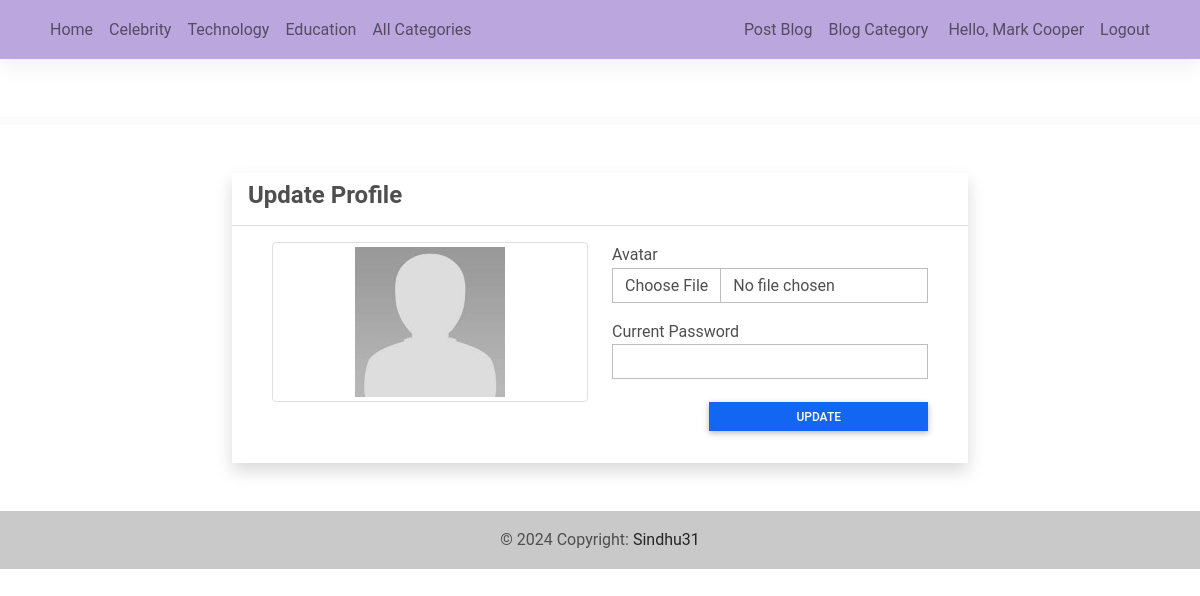
Screenshot of /update-avatar (signed in) with the database file from the repository.
### blogApp/models.py (models this page shows, shortened)
class Category(models.Model):
    name = models.CharField(max_length=250)
    description = models.TextField(blank=True, null=True)
    status = models.IntegerField(default = 1)
    date_added = models.DateTimeField(default=timezone.now)
    date_updated = models.DateTimeField(auto_now=True)

### blogApp/views.py (the view, shortened to what this page needs)
# urls.py: path('update-avatar',views.update_avatar,name='update-avatar'),
@login_required
def update_avatar(request):
    context['page_title'] = "Update Avatar"
    user = User.objects.get(id= request.user.id)
    context['userData'] = user
    context['userProfile'] = user.profile
    img = user.profile.avatar.url
    context['img'] = img
    return render(request,'update_avatar.html',context)

### blogApp/templates/update_avatar.html (shortened to what this page needs)
{% extends 'base.html' %}{% load static %}{% block pageContent %}
<div class="row justify-content-center">
    <div class="col-lg-8 col-md-10 col-sm-12 col-xs-12">
        <div class="card card-default rounded-0 shadow">
            <div class="card-header">
                <h4 class="card-title"><b>Update Profile</b></h4>
            </div>
            <div class="card-body">
                <div class="container-fluid">
                    <form id="register-user" method="POST" action="{% url 'update-avatar' %}" enctype="multipart/form-data">
                        <div class="mdc-layout-grid">
                            <div class="mdc-layout-grid__inner">
                                <div class="row">
                                    <div class="col-md-6">
                                        <img src="{{ img }}" alt="User-image" id="user-img-profile" class="img-thumbnail img-fluid">
                                    </div>
                                    <div class="col-md-6">
                                        <div class="form-group mb-3">
                                            <label for="avatar" class="control-label">Avatar</label>
                                            <input type="file" class="form-control rounded-0" name="avatar" id="avatar" accept="image/*" onchange="DisplayImage(this)" required="required">
                                        </div>
                                        <div class="form-group mb-3">
                                            <label for="current_password" class="control-label">Current Password</label>
                                            <input type="password" class="form-control rounded-0" name="current_password" id="current_password" required="required">
                                        </div>
                                    </div>
                                </div>
                                <div class="form-group mb-3">
                                    <div class="d-flex w-100 justify-content-end">
                                        <button class="btn btn-sm rounded-0 btn-primary col-4">
                                                Update
                                            </button>
                                    </div>
                                </div>
                            </div>
                        </div>
                    </form>
                </div>
            </div>
        </div>
    </div>
</div>
{% endblock pageContent %}

### blogApp/templates/topNavigation.html (shortened to what this page needs)
{% load static %}
<header>
    <nav class="navbar navbar-expand-lg navbar-light" style="background-color: #BBA6DD; fixed-top">
        <div class="container">
            <div class="collapse navbar-collapse" id="navbarExample01">
                <ul class="navbar-nav me-auto mb-2 mb-lg-0">
                    <li class="nav-item active">
                        <a class="nav-link" aria-current="page" href="{% url 'home-page' %}">Home</a>
                    </li>
                    {% for category in category_list_limited %}
                    <li class="nav-item">
                        <a class="nav-link" href="{% url 'category-post' category.pk %}">{{ category.name }}</a>
                    </li>
                    {% endfor %}
                    <li class="nav-item">
                        <a class="nav-link" href="{% url 'category-page' %}">All Categories</a>
                    </li>
                </ul>
                <ul class="navbar-nav d-flex flex-row">
                    {% if user.id %}
                    <li class="nav-item me-3 me-lg-0">
                        <a class="nav-link" href="{% url 'post-mgt' %}">Post Blog</a>
                    </li>
                    {% if user.profile.user_type == 1 %}
                    <li class="nav-item me-3 me-lg-0">
                        <a class="nav-link" href="{% url 'category-mgt' %}">Blog Category</a>
                    </li>
                    {% endif %}
                    <li class="nav-item me-3 me-lg-0">
                        <a class="nav-link" href="{% url 'profile' %}">
                            Hello, {{ user.first_name }} {{user.last_name}}
                        </a>
                    </li>
                    <li class="nav-item me-3 me-lg-0">
                        <a class="nav-link" href="{% url 'logout' %}">Logout</a>
                    </li>
                    {% else %}
                    <li class="nav-item me-3 me-lg-0">
                        <a class="nav-link" href="{% url 'login' %}">Login</a>
                    </li>
                    {% endif %}
                </ul>
            </div>
        </div>
    </nav>
    <div id="intro" class="pt-2 text-center bg-light">
    </div>
</header>

### static/blogApp/assets/default/css/style.css (style rules this page uses)
html, body { height: 100%; width: 100%; }
#user-img-profile { width: 100%; height: auto; max-height: 20vh; object-fit: scale-down; object-position: center center; }

### blogApp/templates/topNavigation.html (style rules this page uses)
#intro { margin-top: 58px; }

### rows the page displays
Category: name "Celebrity"
Category: name "Technology"
Category: name "Education"

### other values shown
{{ user.first_name }} "Mark"
{{ user.last_name }} "Cooper"
